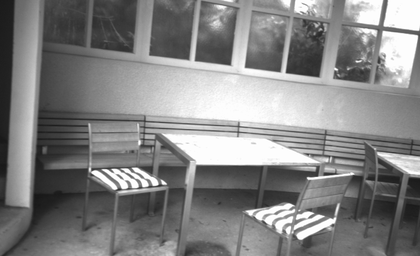
%> input picture images/terrace/im0.png, 420 x 256 px, shrunk from 713 x 434 before the run; its folder holds only this picture in this run
$ octave challenge.m   (GNU Octave 9; MATLAB toolbox functions it lacks are replaced by stand-ins)
%> lines starting %> are read from the running program, lines starting %| are printed output that depends on the picture; in (x1, y1, x2, y2) boxes, pixels count from 0 and x2, y2 are one past the last pixel; in counts of white or black regions, pixels touching at a corner belong together; the program's own positions count from 1
### disparity_map.m
function [D,R,T]=disparity_map(scene_path)
%> called with scene_path = 'images/terrace'
% This function receives the path to a scene folder and calculates the
% disparity map of the included stereo image pair. Also, the Euclidean
% motion is returned as Rotation R and Translation T.

    % input parser
    p=inputParser;
    addRequired(p,'scene_path',@(x) validateattributes(x,{'char'},{'nonempty'}));
    parse(p,scene_path)

    s=dir(fullfile(scene_path,'im*.png'));
    I=cell(numel(s),1);

    % load images
    for i=1:numel(s)
        f=fullfile(scene_path,s(i).name);
        I{i}=imread(f);
        s(i).data=I{i};
    end

    % make sure loaded images are grayscale
    for i=1:numel(s)
        I{i}=rgb_to_gray(I{i});
    end
%> this loop made 1 pass
%> nChannels in rgb_to_gray on pass 1: 3
%> after the loop, I = 1 item

    % read variables from calibration text file
    K1=textscan(strcat(scene_path,'/calib.txt'),'cam0=[%f %f %f; %f %f %f; %f %f %f]');

    % Harris feature-detection
    features_image1=harris_detektor(I{1},'segment_length',9,'k',0.05,'min_dist',40,'N',50,'do_plot',false);
    features_image2=harris_detektor(I{2},'segment_length',9,'k',0.05,'min_dist',40,'N',50,'do_plot',false);

    % correspondence search
    correspondences=punkt_korrespondenzen(I{1},I{2},features_image1,features_image2,'window_length',25,'min_corr',0.9,'do_plot',false);

    % find robust correspondence pairs using RANSAC
    correspondences_robust=F_ransac(correspondences,'p',0.99);

    % compute essential matrix
    E=achtpunktalgorithmus(correspondences_robust,K);

    % compute T1,T2,R1 and R2 from essential matrix E
    [T1,R1,T2,R2,~,~]=TR_aus_E(E);

    % reconstruction
    [T,R,~,~,~,~]=rekonstruktion(T1,T2,R1,R2,correspondences,K);

    % projection
%   [repro_error,x2_repro]=rueckprojektion(correspondences,P1,I{2},T,R,K);

    D=0;


end

### rgb_to_gray.m
function gray_image = rgb_to_gray(input_image)
% Diese Funktion soll ein RGB-Bild in ein Graustufenbild umwandeln. Falls
% das Bild bereits in Graustufen vorliegt, soll es direkt zurueckgegeben werden.
[~,~,nChannels]=size(input_image);
if nChannels>1
    R=input_image(:,:,1);
    G=input_image(:,:,2);
    B=input_image(:,:,3);
    gray=0.299*double(R)+0.587*double(G)+0.114*double(B);
    gray_image=uint8(gray);
else
    gray_image=input_image;
end

end

### harris_detektor.m
function merkmale = harris_detektor(input_image, varargin)
% In dieser Funktion soll der Harris-Detektor implementiert werden, der
% Merkmalspunkte aus dem Bild extrahiert

%% Input parser
p=inputParser;
% default parameters
defaultSegmentLength=15;
defaultK=0.05;
defaultTau=10^6;
defaultDoPlot=false;
defaultMinDist=20;
defaultN=5;
% define validation functions
checkSegmentLength=@(x) isnumeric(x) && isscalar(x) && (x>1) && (mod(x,2)~=0);
checkK=@(x) isnumeric(x) && (x>=0) && (x<=1);
checkTau=@(x) isnumeric(x) && (x>0);
checkDoPlot=@(x) islogical(x);
checkMinDist=@(x) isnumeric(x) && (x>=1);
checkN=@(x) isnumeric(x) && (x>=1);
% add inputs
addRequired(p,'input_image');
addParameter(p,'segment_length',defaultSegmentLength,checkSegmentLength);
addParameter(p,'k',defaultK,checkK);
addParameter(p,'tau',defaultTau,checkTau);
addParameter(p,'do_plot',defaultDoPlot,checkDoPlot);
addParameter(p,'min_dist',defaultMinDist,checkMinDist);
addParameter(p,'tile_size',[200 200],@isnumeric);
addParameter(p,'N',defaultN,checkN);
% parse inputs
parse(p,input_image,varargin{:});

min_dist=p.Results.min_dist;
tile_size=p.Results.tile_size;
N=p.Results.N;
segment_length=p.Results.segment_length;
tau=p.Results.tau;
k=p.Results.k;
do_plot=p.Results.do_plot;

if numel(tile_size)==1
    tile_size=[tile_size,tile_size];
end


%% Vorbereitung zur Feature Detektion
% Pruefe ob es sich um ein Grauwertbild handelt
[~,~,nChannels]=size(input_image);
%> nChannels = 1
if nChannels~=1
    error('Image format has to be NxMx1');
end
input_image=double(input_image);
% Approximation des Bildgradienten
[Ix,Iy]=sobel_xy(input_image);
%> in sobel_xy, `Fx=conv2(intFilter,abFilter,input_image,'same');`:
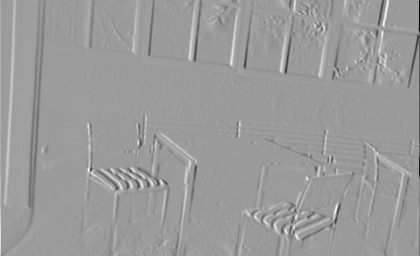
%> Fx: size 256x420 double; min -1017, max 655, mean 0.7; drawn with min black and max white
% Gewichtung
% we use a gaussian weighted vector with standar deviation proportional to segment_length (segment_length/10: small sigma in order to emphasize the central pixel)
w=fspecial('gaussian',[segment_length,1],segment_length/10);
% Harris Matrix G
% G11 (without for-loops)
G11=conv2(w,w,Ix.^2,'same');
% G12
G12=conv2(w,w,Ix.*Iy,'same');
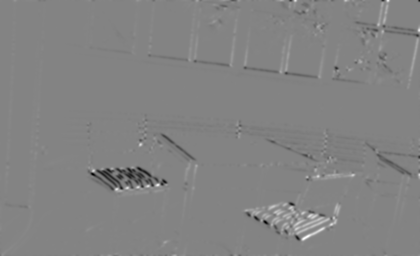
%> G12: size 256x420 double; min -132566.6, max 124341.7, mean -357.8; drawn with min black and max white
% G22
G22=conv2(w,w,Iy.^2,'same');

%% Merkmalsextraktion ueber die Harrismessung
% Harrismessung
H=(G11.*G22-G12.^2)-k*((G11+G22).^2);
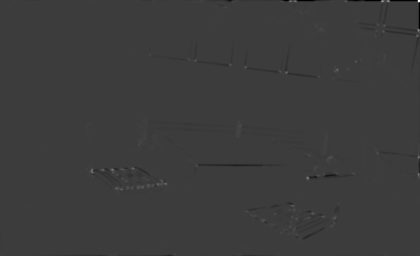
%> H: size 256x420 double; min -1.07e+10, max 3.41e+10, mean -40799532.2; drawn with min black and max white
% Behandlung von Merkmalen am Rand des Bildes
rand=zeros(size(H));
c=ceil(segment_length/2);
rand((c+1):(size(H,1)-c),(c+1):(size(H,2)-c))=1;
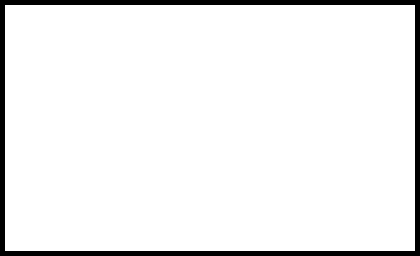
%> rand: size 256x420 double; values 0 (black) and 1 (white), 93.8% white; 1 black region, box (x1, y1, x2, y2) and area: (0, 0, 420, 256) 6660
% Berchnung von corners
corners=H.*rand;
corners(corners<=tau)=0;
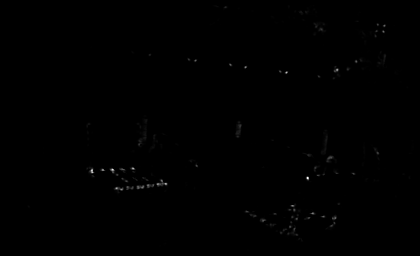
%> corners: size 256x420 double; min 0, max 1.09e+10, mean 20822805.6; drawn with min black and max white
corners=double(corners);
[r,c]=find(corners);
%> r = 10286 values from 6 to 251; c = 10286 values from 6 to 415
% kombinieren von den Vektoren r und c um merkmale zu extrahieren
merkmal=[c r]';

% [6 lines of commented-out code are left out]

%% Merkmalsvorbereitung
horz_nullrand=horzcat(zeros(size(corners,1),min_dist),corners,zeros(size(corners,1),min_dist));
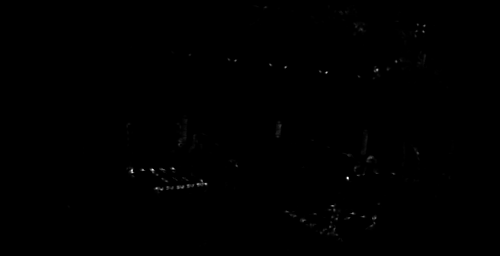
%> horz_nullrand: size 256x500 double; min 0, max 1.09e+10, mean 17491156.7; drawn with min black and max white
vert_nullrand=vertcat(zeros(min_dist,2*min_dist+size(corners,2)),horz_nullrand,zeros(min_dist,2*min_dist+size(corners,2)));
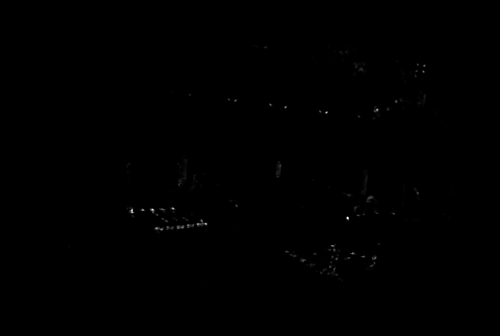
%> vert_nullrand: size 336x500 double; min 0, max 1.09e+10, mean 13326595.6; drawn with min black and max white
corners=vert_nullrand;
[sorted_values,sorted_index]=sort(corners(:),'descend');
sorted_index(sorted_values==0)=[];

%% Akkumulatorfeld
% create AKKA matrix and initialize it with zeros
% the dimensions of the AKKA field are dependent of the the dimesions of the variable tile_size
% number of rows: height of input image divided by tile_size height
nHeight=ceil(size(input_image,1)/tile_size(1));
%> nHeight = 2
% number of columns: width of input image divided by tile_size width
nWidth=ceil(size(input_image,2)/tile_size(2));
%> nWidth = 3
AKKA=zeros(nHeight,nWidth);
% create merkmale matrix and initialize it with zeros
% its dimensions are dependent of the maximal number of features N per tile (defined by the user) and the number of non-zero features in sorted index
nFeatures=numel(sorted_index);
%> nFeatures = 10286
% number of rows:2
% number of columns: minimum between number of non zero features nFeatures and the maximal number of features in the AKKA matrix: number of array elements in AKKA multiplied by N
merkmaleD=zeros(2,min(nFeatures,numel(AKKA)*N));

%% Merkmalsbestimmung mit Mindestabstand und Maximalzahl pro Kachel
% [16 lines of commented-out code are left out]
counter=1;
tic;
for p=1:numel(sorted_index)
    % extract index of the current point
    idx=sorted_index(p);
    % only process current point if its value in the corners matrix is non-zero else proceed to the next one in sorted_index
    if corners(idx)==0
        continue;
    else
        % convert linear index into subscripts i.e. xy-coordinates in the corners matrix
        [r,c]=ind2sub(size(corners),idx);
        % determine the tile containing the current feature point and increment its value in the AKKA field
        x=floor((r-min_dist-1)/tile_size(1))+1;
        y=floor((c-min_dist-1)/tile_size(2))+1;
        % only increment if corresponding AKKA field's value is less than maximum number of features per tile N
        if AKKA(x,y)<N
            AKKA(x,y)=AKKA(x,y)+1;
            % store the feature in the merkmale matrix
            merkmale(:,counter)=[c-min_dist;r-min_dist];
            % plot it in the corners matrix
            %plot(c-min_dist,r-min_dist,'bo','LineWidth',2);
            % only increment counter if feature point is to be stored in the merkmale matrix
            counter=counter+1;
        elseif AKKA(x,y)==N % N has reached maximum allowed value per tile
            % set all others features in this tile to zero
            corners((x-1)*tile_size(1)+min_dist+1:x*tile_size(1)+min_dist,(y-1)*tile_size+min_dist+1:y*tile_size(2)+min_dist)=0;
        end
        % to avoid processing that further feature points whose distances to the current point are less than min_dist
        % set their values in the corners matrix to zero by multipling the surrounding region with the cake matrix of the same dimensions
        corners(r-min_dist:r+min_dist,c-min_dist:c+min_dist)=corners(r-min_dist:r+min_dist,c-min_dist:c+min_dist).*cake(min_dist);
    end
end
%> this loop made 10286 passes
%> (idx, r, c, x, y) on passes 1, 3, 6, 9, 16, 28, 45, 51, 56: (116810, 218, 348, 1, 2), (51282, 210, 153, 1, 1), (109649, 113, 327, 1, 2), (69104, 224, 206, 1, 1), (126782, 110, 378, 1, 2), (95868, 108, 286, 1, 2), (142200, 72, 424, 1, 2), (79061, 101, 236, 1, 1), (126259, 259, 376, 2, 2)
%> idx on passes 2, 4, 5, 7, 8, 10: 116811, 44227, 44565, 44563, 117147, 58337
%> corners: size 336x500 double; 6.12% of pixels changed, all inside (x1, y1, x2, y2) = (45, 45, 455, 291)
%> after the loop, AKKA = [12 13 1; 3 6 1]; c = 107; counter = 37; merkmale = 36 columns, first 8: [308 113 287 166 338 246 384 196; 178 170 73 184 70 68 32 61]; r = 54; x = 1; y = 1

%hold off;
merkmale=merkmale(:,1:counter-1);
t=toc;
%disp([num2str(N),' strongest feature points per tile identified in: ',num2str(t),' seconds']);

% display AKKA field and compare number of feature points per tile visually with the help of the gridded corners matrix
% AKKA

%% Plot
if do_plot
    image(input_image);
    hold on;
    plot(merkmale(1,:),merkmale(2,:),'o');
end

end

### sobel_xy.m
function [Fx, Fy] = sobel_xy(input_image)
% In dieser Funktion soll das Sobel-Filter implementiert werden, welches
% ein Graustufenbild einliest und den Bildgradienten in x- sowie in
% y-Richtung zurueckgibt.

abFilter=[1 0 -1];
intFilter=[1 2 1];
Fx=conv2(intFilter,abFilter,input_image,'same');
Fy=conv2(abFilter,intFilter,input_image,'same');

end

### cake.m
function Cake = cake(min_dist)
% Die Funktion cake erstellt eine "Kuchenmatrix", die eine kreisfoermige
% Anordnung von Nullen beinhaltet und den Rest der Matrix mit Einsen
% auffuellt. Damit koennen, ausgehend vom staerksten Merkmal, andere Punkte
% unterdrueckt werden, die den Mindestabstand hierzu nicht einhalten.

% create zeros matrix
dist_mat=zeros(min_dist*2+1);
% fill it with distances to the center of the matrix i.e. number with coordinates (min_dist+1,min_dist+1)
% To verify if point belongs to a circle its coordinates must satisfy the following equation: (x-a)^2+(y-b)^2<=R^2
% In our case (a,b)= (min_dist+1,min_dist+1): center of the circle and R= min_dist
for i=1:size(dist_mat,1) %rows
    for j=1:size(dist_mat,2) %columns
        dist_mat(i,j)=sqrt((i-min_dist-1)^2+(j-min_dist-1)^2);
    end
end

% go througth distance matrix and fill it with zero if distance is less or equal to min_dist, otherwise with 1
for i=1:size(dist_mat,1) %rows
    for j=1:size(dist_mat,2) %columns
        if dist_mat(i,j)<=min_dist
            dist_mat(i,j)=0;
        else
            dist_mat(i,j)=1;
        end
    end
end

% create the cake matrix
Cake=logical(dist_mat==1);

end

### challenge.m
%% Computer Vision Challenge 2019

% Group number:
group_number=12;

% Group members:
members={'Ines Boussarsar','Lobna Boussarsar','Louis Faul','Louis Somme','Mohamed Bourguiba'};

% Email-Address (from Moodle!):
mail={'ga45wev@mytum.de','ga45weh@mytum.de','ge46den@mytum.de','','ga78ver@mytum.de'};

%% Start timer here
tic;

%% Disparity Map
% Specify path to scene folder containing img0 img1 and calib
scene_path='images/terrace';
% scene_path='images/motorcycle';
% scene_path='images/playground';
% scene_path='images/sword';

% Calculate disparity map and Euclidean motion
[D,R,T]=disparity_map(scene_path);
%> in disparity_map, `features_image1=harris_detektor(I{1},'segment_length',9,'k',0.05,'min_..`: features_image1 has the same summary as merkmale in harris_detektor
%> the run ends on the next line
